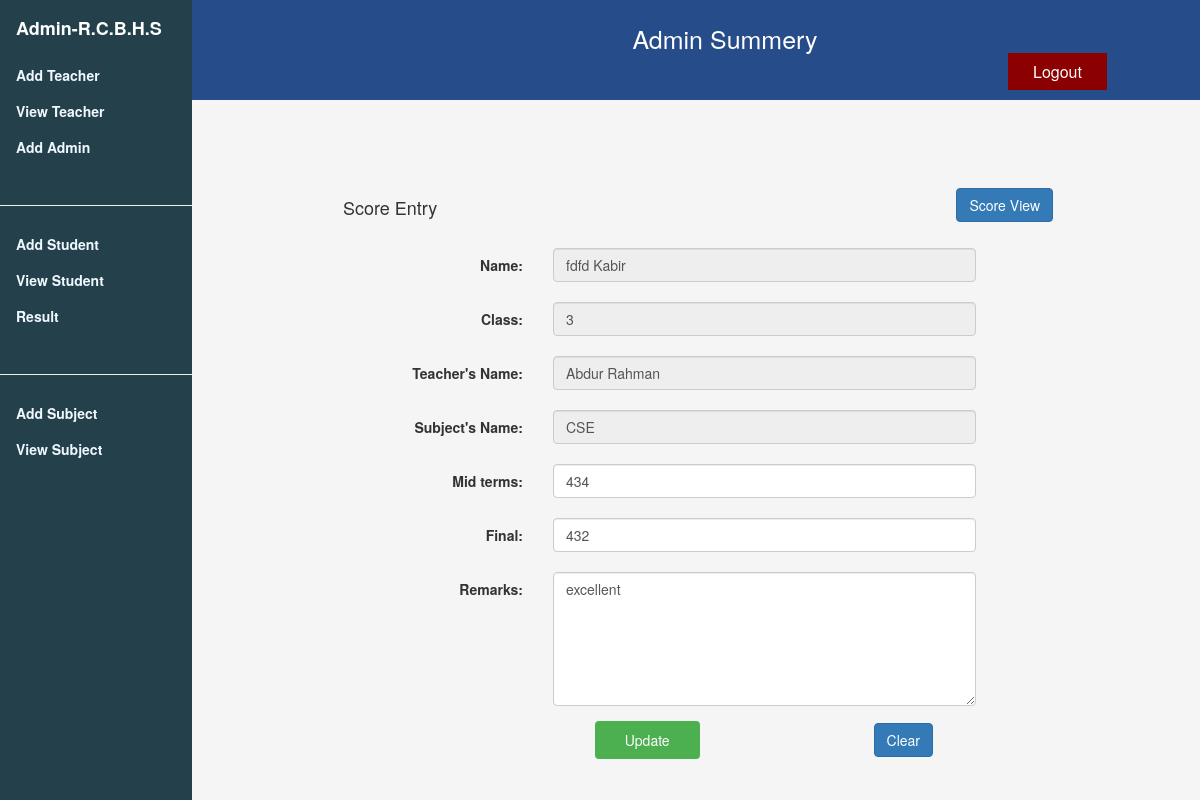
Page /role/admin/edit-result.php?edit_id=14 on the committed database.
### tables this page shows
CREATE TABLE `stu_score_tbl` (
  `ss_id` int(10) UNSIGNED NOT NULL,
  `stu_id` varchar(50) NOT NULL,
  `class` int(11) NOT NULL,
  `teacher` varchar(50) NOT NULL,
  `sub_id` varchar(50) NOT NULL,
  `miderm` float NOT NULL,
  `final` float NOT NULL,
  `note` varchar(100) NOT NULL
);

### role/admin/edit-result.php (the view, shortened to what this page needs)
<?php
$con =mysqli_connect("localhost","root","","sms_db") or die (mysql_error());
if(isset($_GET['edit_id'])){
	$sql = "SELECT * from stu_score_tbl WHERE ss_id =" .$_GET['edit_id'];
	$result = mysqli_query($con, $sql);
	$row = mysqli_fetch_array($result);
}
?>
<!doctype html>
<html>
<head>
<link rel="stylesheet" href="../../assets/css/w3.css">
<link rel="stylesheet" href="../../assets/css/style-main.css">
<link rel="stylesheet" href="../../assets/css/bootstrap-v3.3.css">
<link rel="stylesheet" href="../../assets/css/font-awesome/css/all.css">
<link rel="stylesheet" href="../../assets/css/style-info.css">
</head>
<div class="w3-sidebar w3-light-grey w3-bar-block" style="width:16% ;top: 0">
  <a style="color:white" href="admin.php"><h4 class="w3-bar-item"><strong>Admin-R.C.B.H.S</strong></h4></a>
  <a href="add-teacher.php" class="w3-bar-item w3-button"> Add Teacher</a>
  <a href="view-teacher.php" class="w3-bar-item w3-button">View Teacher</a>
  <a href="../admin/admin-reg.php" class="w3-bar-item w3-button"> Add Admin</a>
  <hr>
  <a href="add-student.php" class="w3-bar-item w3-button">Add Student</a>
  <a href="view-student.php" class="w3-bar-item w3-button">View Student</a>
  <a href="result_entry.php" class="w3-bar-item w3-button">Result</a>
  <hr>
  <a href="add-subject.php" class="w3-bar-item w3-button">Add Subject</a>
  <a href="view-subject.php" class="w3-bar-item w3-button">View Subject</a>
</div>
<div class="header">
   <h4>Admin Summery <a href="../../role.php" class="button">Logout</a></h4>
</div>>
<body>
<div id="main-page" style=margin-left:18%>
    <div class="col-md-10 col-md-offset-1 form-style" style="background:transparent">
    <div class="col-md-12 entry-head margin-20b">
        <h4 class="left">Score Entry</h4>
        <a class="btn btn-primary right" href="view_result.php">Score View</a>
    </div>
    <div class="col-md-10 col-md-offset-1">
        <form role="form" data-toggle="validator" method="post" class="form-horizontal">
            <div class="row">
                <div class="form-group">
                <label for="name" class="control-label col-sm-3">Name:</label>
                 <div class="col-sm-8">
                <input type="text" disabled="disabled" class="form-control" name="name" placeholder="Name" value="<?php echo $row['stu_id']; ?>">
                 </div>
                </div>
                <div class="form-group">
                <label for="class" class="control-label col-sm-3">Class:</label>
                 <div class="col-sm-8">
                <input type="text" disabled="disabled" class="form-control" name="class" placeholder="class" value="<?php echo $row['class']; ?>">
                 </div>
                </div>
                <div class="form-group">
                <label for="tname" class="control-label col-sm-3">Teacher's Name:</label>
                 <div class="col-sm-8">
                <input type="text" disabled="disabled" class="form-control" name="tname" placeholder="Teachers Name" value="<?php echo $row['teacher']; ?>">
                 </div>
                </div>
                <div class="form-group">
                <label for="subname" class="control-label col-sm-3">Subject's Name:</label>
                 <div class="col-sm-8">
                <input type="text" disabled="disabled" class="form-control" name="subname" placeholder="Subjects Name" value="<?php echo $row['sub_id']; ?>">
                 </div>
                </div>
                <div class="form-group">
                <label for="mid" class="control-label col-sm-3">Mid terms:</label>
                 <div class="col-sm-8">
                <input type="text"  class="form-control" name="mid" placeholder="Mid terms" value="<?php echo $row['miderm']; ?>">
                 </div>
                </div>
                <div class="form-group">
                <label for="final" class="control-label col-sm-3">Final:</label>
                 <div class="col-sm-8">
                <input type="text"  class="form-control" name="final" placeholder="Final" value="<?php echo $row['final']; ?>">
                 </div>
                </div>
                <div class="form-group">
                    <label for="note" class="control-label col-sm-3">Remarks:</label>
                    <div class="col-sm-8">
                        <textarea class="form-control" name="note" cols="8" rows="6"><?php echo $row['note']; ?></textarea>
                    </div>
                </div>
                <div class="form-group">
                    <input type="submit" name="btn-update" value="Update" class="btn btn-success col-md-offset-4 col-sm-offset-4 col-xs-offset-2" onClick="update()"/>
                    <input type="button" value="Clear" class="btn btn-primary col-md-offset-3 col-sm-offset-3 col-xs-offset-3" onclick="reset_btn()"/>
                </div>
            </div>
        </form>
    </div>
</div>
</div>
</body>
</html>

### assets/css/w3.css (style rules this page uses)
html { box-sizing:border-box }
*,*:before,*:after { box-sizing:inherit }
html { -ms-text-size-adjust:100%;-webkit-text-size-adjust:100% }
body { margin:0 }
a { background-color:transparent;-webkit-text-decoration-skip:objects }
hr { box-sizing:content-box;height:0;overflow:visible }
button,input,select,textarea { font:inherit;margin:0 }
button,input { overflow:visible }
button,html [type=button],[type=reset],[type=submit] { -webkit-appearance:button }
textarea { overflow:auto }
html,body { font-family:Verdana,sans-serif;font-size:15px;line-height:1.5 }
html { overflow-x:hidden }
h4 { font-size:20px }
h1,h2,h3,h4,h5,h6 { font-family:"Segoe UI",Arial,sans-serif;font-weight:400;margin:10px 0 }
hr { border:0;border-top:1px solid #eee;margin:20px 0 }
a { color:inherit }
.w3-btn,.w3-button { border:none;display:inline-block;padding:8px 16px;vertical-align:middle;overflow:hidden;text-decoration:none;color:inherit;background-color:inherit;text-align:center;cursor:pointer;white-space:nowrap }
.w3-btn,.w3-button { -webkit-touch-callout:none;-webkit-user-select:none;-khtml-user-select:none;-moz-user-select:none;-ms-user-select:none;user-select:none }
.w3-sidebar { height:100%;width:200px;background-color:#fff;position:fixed!important;z-index:1;overflow:auto }
.w3-bar-block .w3-bar-item { width:100%;display:block;padding:8px 16px;text-align:left;border:none;white-space:normal;float:none;outline:0 }
.w3-light-grey,.w3-hover-light-grey:hover,.w3-light-gray,.w3-hover-light-gray:hover { color:#000!important;background-color:#f1f1f1!important }

### assets/css/style-main.css (style rules this page uses)
.header { overflow: hidden; background-color:#264c89; padding-left:250px; padding-top:15px; position:inherit; width:100%; text-color:white; }
.header h4 { float:none; color: white; text-align: center; text-decoration: none; font-size: 25px; }
#main-page { margin-top:4%; background-color:transparent; }
.w3-sidebar { font-weight: bold; background-color: #24404b !important; color: aliceblue !important; }
.button { background-color:darkred; border: none; color: white; padding: 10px 25px; margin-left: 70%; text-align: center; text-decoration: none; display: inline-block; font-size: 16px; cursor: pointer; }

### assets/css/style-info.css (style rules this page uses)
body { background-color: whitesmoke; }
.left { float: left; margin-left: 10px; }
.right { float: right; margin-right: 30px; }
.margin-20b { margin-bottom: 20px; }
.entry-head { overflow: hidden; }
.form-style { background-color: #fff; padding: 20px; border-radius: 5px; }
* { box-sizing: border-box; }
input[type=text], select, textarea { width: 100%; padding: 12px; border: 1px solid #ccc; border-radius: 4px; resize: vertical; }
label { padding: 12px 12px 12px 0; display: inline-block; }
input[type=submit] { background-color: #4CAF50; color: white; padding: 9px 30px; border: none; border-radius: 4px; cursor: pointer; float: inherit; }
.row:after { content: ""; display: table; clear: both; }

### rows in the picture
stu_score_tbl: name "fdfd Kabir", class "3", tname "Abdur Rahman", subname "CSE", mid "434", final "432", note "excellent"
